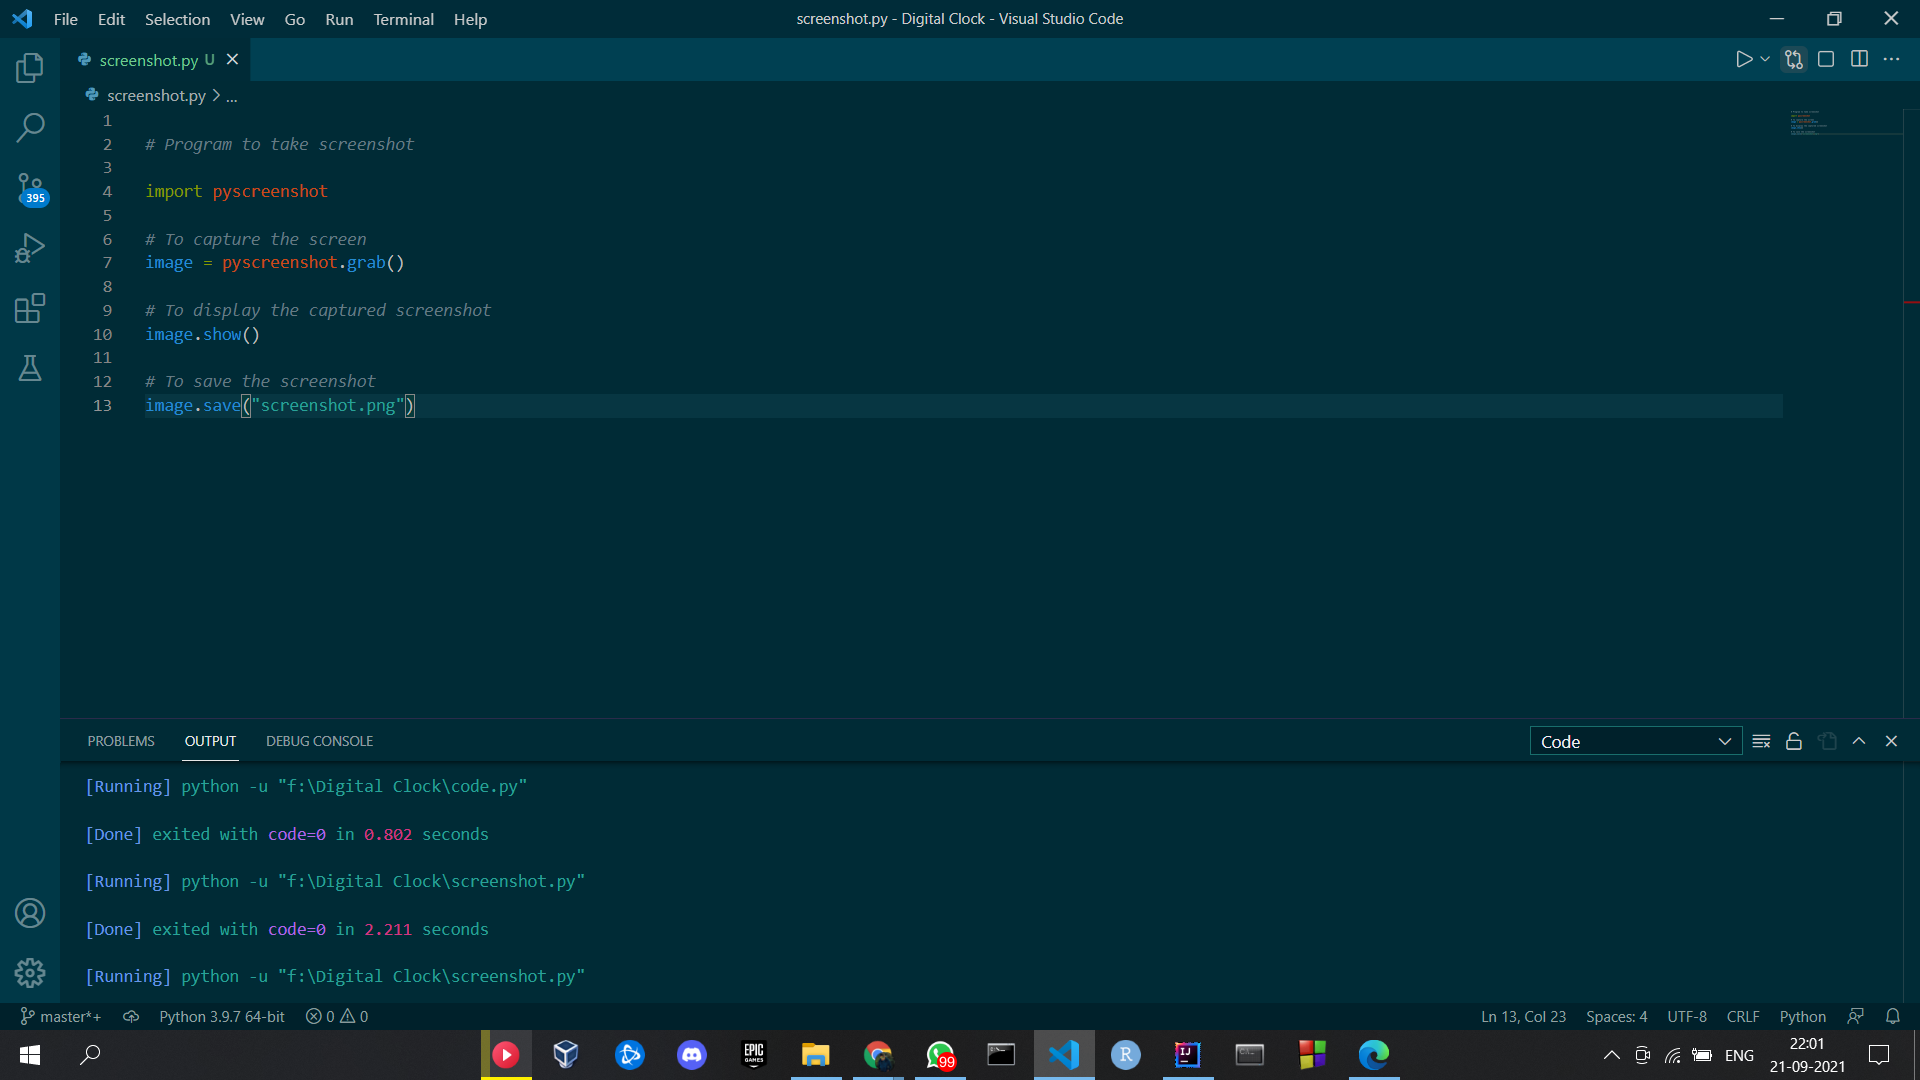

This figure's Python source:

# Program to take screenshot
  
import pyscreenshot
  
# To capture the screen
image = pyscreenshot.grab()
  
# To display the captured screenshot
image.show()
  
# To save the screenshot
image.save("screenshot.png")
